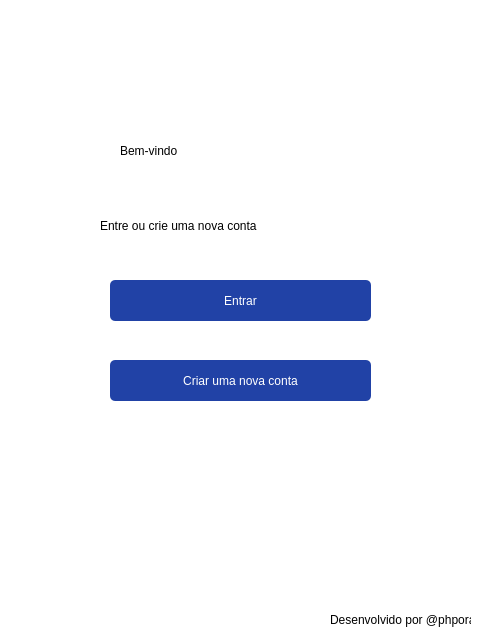
<?xml version="1.0" encoding="UTF-8"?>
<ui version="4.0">
 <class>Dialog</class>
 <widget class="QDialog" name="Dialog">
  <property name="enabled">
   <bool>true</bool>
  </property>
  <property name="geometry">
   <rect>
    <x>0</x>
    <y>0</y>
    <width>480</width>
    <height>640</height>
   </rect>
  </property>
  <property name="windowTitle">
   <string>Dialog</string>
  </property>
  <widget class="QWidget" name="bgwidget" native="true">
   <property name="geometry">
    <rect>
     <x>0</x>
     <y>0</y>
     <width>481</width>
     <height>641</height>
    </rect>
   </property>
   <property name="styleSheet">
    <string notr="true">QWidget#bgwidget{
	background-color: rgb(255, 255, 255);}</string>
   </property>
   <widget class="QLabel" name="label">
    <property name="geometry">
     <rect>
      <x>120</x>
      <y>120</y>
      <width>231</width>
      <height>61</height>
     </rect>
    </property>
    <property name="styleSheet">
     <string notr="true">font: 36pt &quot;MS Shell Dlg 2&quot;;</string>
    </property>
    <property name="text">
     <string>Bem-vindo</string>
    </property>
   </widget>
   <widget class="QLabel" name="label_2">
    <property name="geometry">
     <rect>
      <x>100</x>
      <y>210</y>
      <width>291</width>
      <height>31</height>
     </rect>
    </property>
    <property name="styleSheet">
     <string notr="true">font: 16pt &quot;MS Shell Dlg 2&quot;;</string>
    </property>
    <property name="text">
     <string>Entre ou crie uma nova conta</string>
    </property>
   </widget>
   <widget class="QPushButton" name="login">
    <property name="geometry">
     <rect>
      <x>110</x>
      <y>280</y>
      <width>261</width>
      <height>41</height>
     </rect>
    </property>
    <property name="styleSheet">
     <string notr="true">border-radius:5px;
background-color: rgb(33, 66, 166);
border-bottom-color: rgb(0, 0, 0);
font: 14pt &quot;MS Shell Dlg 2&quot;;
color: rgb(255, 255, 255);</string>
    </property>
    <property name="text">
     <string>Entrar</string>
    </property>
   </widget>
   <widget class="QLabel" name="label_3">
    <property name="geometry">
     <rect>
      <x>330</x>
      <y>610</y>
      <width>141</width>
      <height>20</height>
     </rect>
    </property>
    <property name="text">
     <string>Desenvolvido por @phporath</string>
    </property>
   </widget>
   <widget class="QPushButton" name="create">
    <property name="geometry">
     <rect>
      <x>110</x>
      <y>360</y>
      <width>261</width>
      <height>41</height>
     </rect>
    </property>
    <property name="styleSheet">
     <string notr="true">border-radius:5px;
background-color: rgb(33, 66, 166);
border-bottom-color: rgb(0, 0, 0);
font: 14pt &quot;MS Shell Dlg 2&quot;;
color: rgb(255, 255, 255);</string>
    </property>
    <property name="text">
     <string>Criar uma nova conta</string>
    </property>
   </widget>
  </widget>
 </widget>
 <resources/>
 <connections/>
</ui>
